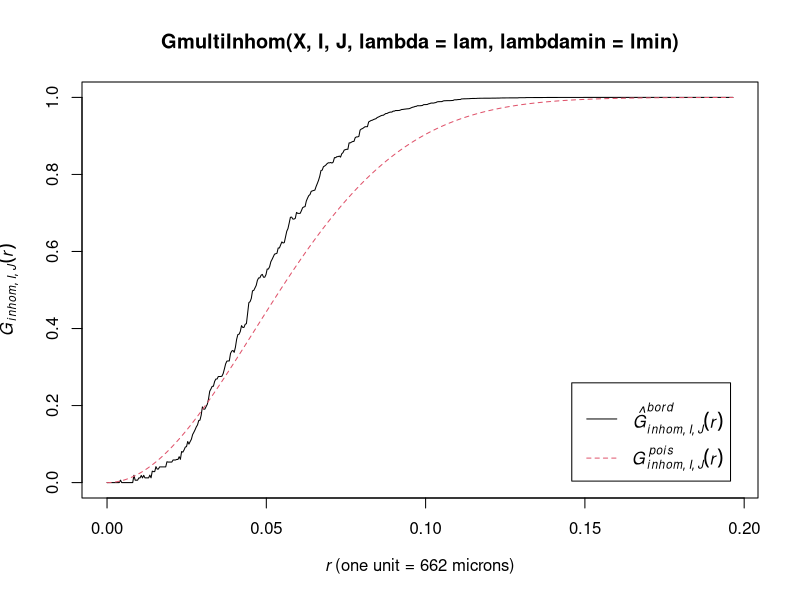

Source code (R):
library(spatstat)


### Name: GmultiInhom
### Title: Inhomogeneous Marked G-Function
### Aliases: GmultiInhom
### Keywords: spatial nonparametric

### ** Examples

  X <- amacrine
  I <- (marks(X) == "on")
  J <- (marks(X) == "off")
  mod <- ppm(X ~ marks * x)
  lam <- fitted(mod, dataonly=TRUE)
  lmin <- min(predict(mod)[["off"]]) * 0.9
  plot(GmultiInhom(X, I, J, lambda=lam, lambdamin=lmin))
